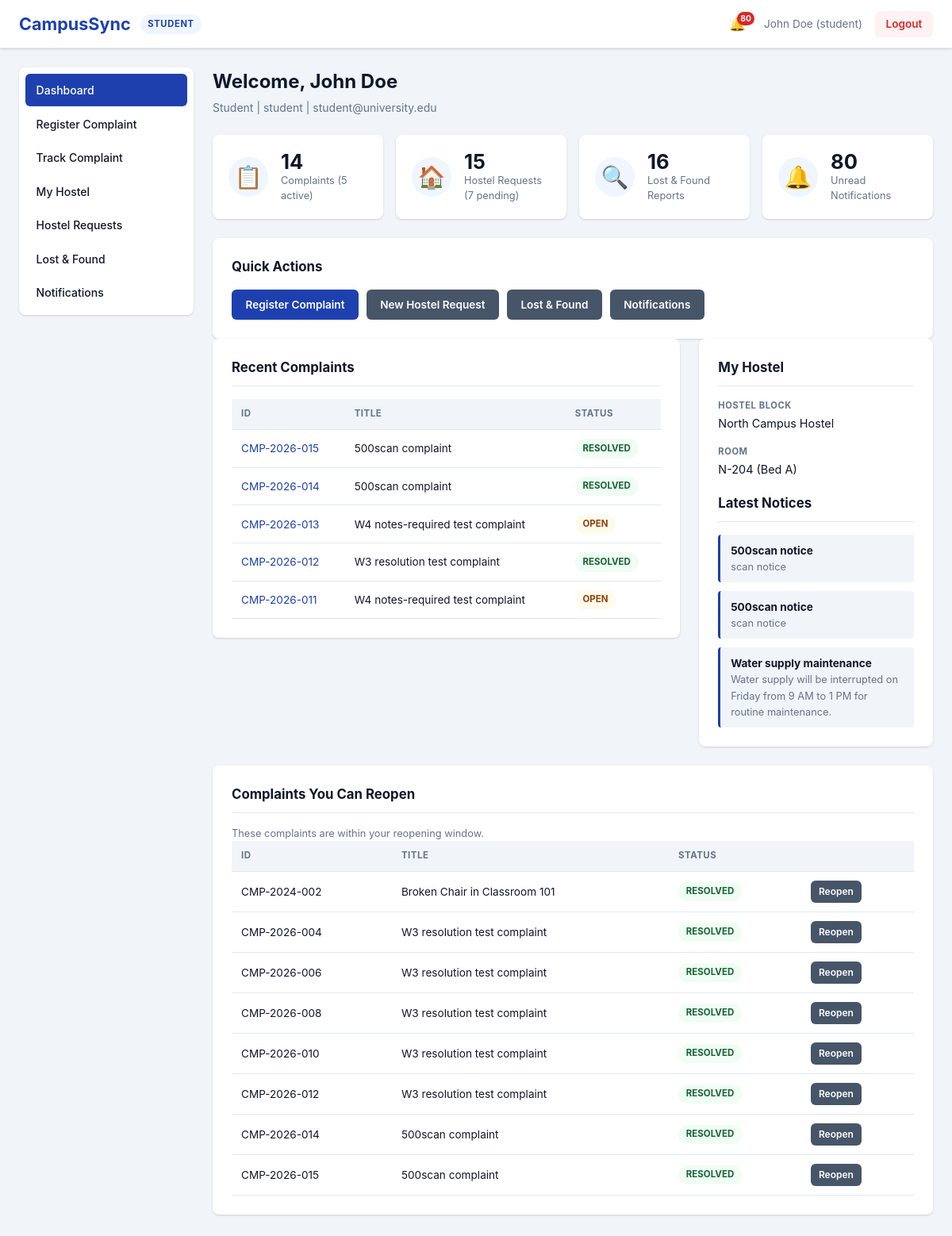
The page /student/dashboard (signed in) on the database its author committed.
### models.py (models this page shows, shortened)
class User(db.Model):
    __tablename__ = 'users'
    id = db.Column(db.Integer, primary_key=True)
    username = db.Column(db.String(80), unique=True, nullable=False)
    password_hash = db.Column(db.String(120), nullable=False)
    role = db.Column(db.String(20), nullable=False)  # student|warden|staff|lostfound|admin
    full_name = db.Column(db.String(100), nullable=False)
    email = db.Column(db.String(120), unique=True, nullable=False)
    created_at = db.Column(db.DateTime, default=datetime.utcnow)
    phone = db.Column(db.String(20))
    department_id = db.Column(db.Integer, db.ForeignKey('departments.id'), nullable=True)
    is_active = db.Column(db.Boolean, default=True)
    failed_login_attempts = db.Column(db.Integer, default=0)
    locked_until = db.Column(db.DateTime)
    last_login_at = db.Column(db.DateTime)
    complaints = db.relationship('Complaint', backref='student', lazy=True,
                                foreign_keys='Complaint.student_id')
    hostel_requests = db.relationship('HostelRequest', backref='student', lazy=True,
                                      foreign_keys='HostelRequest.student_id')
    notifications = db.relationship('Notification', backref='user', lazy=True)
    @property
    def role_label(self):
        return ROLE_LABELS.get(self.role, self.role)

class Complaint(db.Model):
    __tablename__ = 'complaints'
    id = db.Column(db.Integer, primary_key=True)
    complaint_id = db.Column(db.String(20), unique=True, nullable=False)
    student_id = db.Column(db.Integer, db.ForeignKey('users.id'), nullable=False)
    title = db.Column(db.String(200), nullable=False)
    category = db.Column(db.String(50), nullable=False)   # original free-text category
    description = db.Column(db.Text, nullable=False)
    status = db.Column(db.String(20), default='Submitted')
    created_at = db.Column(db.DateTime, default=datetime.utcnow)
    updated_at = db.Column(db.DateTime, default=datetime.utcnow, onupdate=datetime.utcnow)
    category_id = db.Column(db.Integer, db.ForeignKey('complaint_categories.id'), nullable=True)
    department_id = db.Column(db.Integer, db.ForeignKey('departments.id'), nullable=True)
    assigned_to_id = db.Column(db.Integer, db.ForeignKey('users.id'), nullable=True)
    attachment_path = db.Column(db.String(255))
    resolution_notes = db.Column(db.Text)
    escalation_note = db.Column(db.Text)
    reopen_count = db.Column(db.Integer, default=0)
    resolved_at = db.Column(db.DateTime)
    closed_at = db.Column(db.DateTime)
    sla_due_at = db.Column(db.DateTime)
    sla_breached = db.Column(db.Boolean, default=False)
    history = db.relationship('ComplaintHistory', backref='complaint',
                              lazy=True, cascade='all, delete-orphan',
                              order_by='ComplaintHistory.created_at')
    category_ref = db.relationship('ComplaintCategory', lazy=True)
    department = db.relationship('Department', lazy=True)
    assigned_to = db.relationship('User', foreign_keys=[assigned_to_id], lazy=True)

class HostelBlock(db.Model):
    __tablename__ = 'hostel_blocks'
    id = db.Column(db.Integer, primary_key=True)
    name = db.Column(db.String(100), unique=True, nullable=False)
    code = db.Column(db.String(20), unique=True)
    warden_id = db.Column(db.Integer, db.ForeignKey('users.id'), nullable=True)
    total_rooms = db.Column(db.Integer, default=0)
    description = db.Column(db.Text)
    is_active = db.Column(db.Boolean, default=True)
    created_at = db.Column(db.DateTime, default=datetime.utcnow)
    warden = db.relationship('User', foreign_keys=[warden_id], backref='warden_of_blocks')

class RoomAllocation(db.Model):
    __tablename__ = 'room_allocations'
    id = db.Column(db.Integer, primary_key=True)
    student_id = db.Column(db.Integer, db.ForeignKey('users.id'), nullable=False)
    hostel_block_id = db.Column(db.Integer, db.ForeignKey('hostel_blocks.id'), nullable=False)
    room_number = db.Column(db.String(20), nullable=False)
    bed_number = db.Column(db.String(10))
    allocated_from = db.Column(db.Date, default=date.today)
    is_active = db.Column(db.Boolean, default=True)
    created_at = db.Column(db.DateTime, default=datetime.utcnow)
    student = db.relationship('User', lazy=True)
    block = db.relationship('HostelBlock', lazy=True)

class HostelNotice(db.Model):
    __tablename__ = 'hostel_notices'
    id = db.Column(db.Integer, primary_key=True)
    hostel_block_id = db.Column(db.Integer, db.ForeignKey('hostel_blocks.id'), nullable=False)
    title = db.Column(db.String(200), nullable=False)
    message = db.Column(db.Text, nullable=False)
    created_by_id = db.Column(db.Integer, db.ForeignKey('users.id'), nullable=True)
    created_at = db.Column(db.DateTime, default=datetime.utcnow)
    block = db.relationship('HostelBlock', lazy=True)
    created_by = db.relationship('User', lazy=True)

### routes/student.py (the view)
@student_bp.route('/dashboard')
@student_required
def dashboard():
    user = current_user()
    uid = user.id
    complaints = Complaint.query.filter_by(student_id=uid).all()
    hostel_requests = HostelRequest.query.filter_by(student_id=uid).all()
    items = LostFoundItem.query.filter_by(student_id=uid).all()
    claims = Claim.query.filter_by(student_id=uid).all()
    open_complaints = [c for c in complaints if c.status in COMPLAINT_ACTIVE_STATUSES]
    pending_hostel = [r for r in hostel_requests if r.status == HR_PENDING]
    allocation = my_allocation()
    block = allocation.block if allocation else None
    notices = []
    if block:
        notices = HostelNotice.query.filter_by(hostel_block_id=block.id).order_by(
            HostelNotice.created_at.desc()).all()
    reopenable = []
    for c in complaints:
        if c.status in (CMPL_RESOLVED, CMPL_CLOSED):
            ok, _ = reopen_allowed(c)
            if ok:
                reopenable.append(c)
    return render_template(
        'student/dashboard.html',
        user=user,
        complaints_count=len(complaints),
        open_complaints=len(open_complaints),
        hostel_count=len(hostel_requests),
        pending_hostel=len(pending_hostel),
        lost_found_count=len(items),
        claims_count=len(claims),
        unread_notifications=unread_count(uid),
        allocation=allocation,
        block=block,
        notices=notices[:3],
        recent_complaints=sorted(complaints, key=lambda c: c.created_at or datetime.min,
                                 reverse=True)[:5],
        reopenable=reopenable,
    )

### routes/student.py (called while the page is built)
def my_allocation():
    return RoomAllocation.query.filter_by(student_id=session['user_id'], is_active=True).first()

### security.py (called while the page is built)
def get_setting(key, default=None):
    row = Setting.query.filter_by(key=key).first()
    if row and row.value is not None:
        return row.value
    if key in DEFAULT_SETTINGS:
        return DEFAULT_SETTINGS[key][0]
    return default

def get_setting_int(key, default=0):
    try:
        return int(get_setting(key, default))
    except (TypeError, ValueError):
        return default

def get_setting_bool(key, default=False):
    value = get_setting(key)
    if value is None:
        return default
    return str(value).strip().lower() in ('1', 'true', 'yes', 'on')

def current_user():
    user_id = session.get('user_id')
    if not user_id:
        return None
    return db.session.get(User, user_id)

def role_required(*roles):
    def decorator(view):
        @wraps(view)
        def wrapped(*args, **kwargs):
            user = current_user()
            if not user:
                flash('Please log in to access this page.', 'error')
                return redirect(url_for('auth.login'))
            if not user.is_active:
                session.clear()
                flash('Your account has been deactivated. Contact the administrator.', 'error')
                return redirect(url_for('auth.login'))
            if user.role not in roles:
                log_action(user, 'ACCESS_DENIED',
                           module=roles[0],
                           description='Role %s tried to open %s' % (user.role, request.path))
                return _deny()
            return view(*args, **kwargs)
        return wrapped
    return decorator

def unread_count(user_id):
    return Notification.query.filter_by(user_id=user_id, is_read=False).count()

### templates/student/dashboard.html (shortened to what this page needs)
{% extends 'base.html' %}
{% block content %}
<div class='dashboard'>
    <div class='dashboard-header'>
        <h2>Welcome, {{ user.full_name }}</h2>
        <p>{{ user.role_label }} | {{ user.username }} | {{ user.email }}</p>
    </div>
    <div class='stats-grid'>
        <div class='stat-card'>
            <div class='stat-icon'>📋</div>
            <div class='stat-info'>
                <h3>{{ complaints_count }}</h3>
                <p>Complaints ({{ open_complaints }} active)</p>
            </div>
        </div>
        <div class='stat-card'>
            <div class='stat-icon'>🏠</div>
            <div class='stat-info'>
                <h3>{{ hostel_count }}</h3>
                <p>Hostel Requests ({{ pending_hostel }} pending)</p>
            </div>
        </div>
        <div class='stat-card'>
            <div class='stat-icon'>🔍</div>
            <div class='stat-info'>
                <h3>{{ lost_found_count }}</h3>
                <p>Lost &amp; Found Reports</p>
            </div>
        </div>
        <div class='stat-card'>
            <div class='stat-icon'>🔔</div>
            <div class='stat-info'>
                <h3>{{ unread_notifications }}</h3>
                <p>Unread Notifications</p>
            </div>
        </div>
    </div>
    <div class='quick-actions'>
        <h3>Quick Actions</h3>
        <div class='action-buttons'>
            <a href='{{ url_for('student.register_complaint') }}' class='btn btn-primary'>Register Complaint</a>
            <a href='{{ url_for('student.hostel_request') }}' class='btn btn-secondary'>New Hostel Request</a>
            <a href='{{ url_for('student.lost_found') }}' class='btn btn-secondary'>Lost &amp; Found</a>
            <a href='{{ url_for('student.notifications') }}' class='btn btn-secondary'>Notifications</a>
        </div>
    </div>
    <div class='two-column'>
        <div class='table-card'>
            <h3>Recent Complaints</h3>
            {% if recent_complaints %}
            <div class='table-responsive'>
                <table class='data-table'>
                    <thead>
                        <tr><th>ID</th><th>Title</th><th>Status</th></tr>
                    </thead>
                    <tbody>
                        {% for c in recent_complaints %}
                        <tr>
                            <td><a href='{{ url_for('student.complaint_detail', complaint_pk=c.id) }}'>{{ c.complaint_id }}</a></td>
                            <td>{{ c.title }}</td>
                            <td><span class='status-badge status-{{ c.status|lower|replace(' ', '-') }}'>{{ c.status }}</span></td>
                        </tr>
                        {% endfor %}
                    </tbody>
                </table>
            </div>
            {% else %}
            <p class='empty-state'>You have not registered any complaints yet.</p>
            {% endif %}
        </div>
        <div class='table-card'>
            <h3>My Hostel</h3>
            {% if block %}
                <div class='detail-grid'>
                    <div class='detail-item'>
                        <span class='detail-label'>Hostel Block</span>
                        <span class='detail-value'>{{ block.name }}</span>
                    </div>
                    <div class='detail-item'>
                        <span class='detail-label'>Room</span>
                        <span class='detail-value'>{{ allocation.room_number }}{% if allocation.bed_number %} (Bed {{ allocation.bed_number }}){% endif %}</span>
                    </div>
                </div>
            {% else %}
                <p class='empty-state'>No hostel allocation is recorded for you.</p>
            {% endif %}
            {% if notices %}
            <h3 style='margin-top:1.25rem;'>Latest Notices</h3>
            <ul class='notice-list'>
                {% for n in notices %}
                <li><strong>{{ n.title }}</strong><br><span class='muted'>{{ n.message[:90] }}{% if n.message|length > 90 %}...{% endif %}</span></li>
                {% endfor %}
            </ul>
            {% endif %}
        </div>
    </div>
    {% if reopenable %}
    <div class='table-card'>
        <h3>Complaints You Can Reopen</h3>
        <p class='muted'>These complaints are within your reopening window.</p>
        <div class='table-responsive'>
            <table class='data-table'>
                <thead><tr><th>ID</th><th>Title</th><th>Status</th><th></th></tr></thead>
                <tbody>
                    {% for c in reopenable %}
                    <tr>
                        <td>{{ c.complaint_id }}</td>
                        <td>{{ c.title }}</td>
                        <td><span class='status-badge status-{{ c.status|lower|replace(' ', '-') }}'>{{ c.status }}</span></td>
                        <td><a href='{{ url_for('student.complaint_detail', complaint_pk=c.id) }}' class='btn btn-secondary btn-sm'>Reopen</a></td>
                    </tr>
                    {% endfor %}
                </tbody>
            </table>
        </div>
    </div>
    {% endif %}
</div>
{% endblock %}

### templates/base.html (shortened to what this page needs)
<!DOCTYPE html>
<html lang='en'>
<head>
    <link rel='stylesheet' href='{{ url_for('static', filename='css/style.css') }}'>
</head>
<body data-guard-exit="{{ 'true' if request.endpoint in ('student.dashboard', 'warden.dashboard', 'staff.dashboard', 'lostfound.dashboard', 'admin.dashboard') else 'false' }}" data-logout-url="{{ url_for('auth.logout') }}">
    <div class='app-container'>
        {% if session.user_id %}
        <header class='header'>
            <div class='header-left'>
                <h1 class='logo'>CampusSync</h1>
                <span class='role-badge {{ session.role }}'>{{ session.role }}</span>
            </div>
            <div class='header-right'>
                <a href='{{ url_for('student.notifications') if session.role == 'student' else url_for('admin.notifications') if session.role == 'admin' else '#' }}'
                   class='notification-indicator {% if unread_notifications|default(0) > 0 %}has-unread{% endif %}'>
                    <span class='bell'>🔔</span>
                    {% if unread_notifications|default(0) > 0 %}
                        <span class='badge'>{{ unread_notifications }}</span>
                    {% endif %}
                </a>
                <span class='user-info'>{{ session.full_name }} ({{ session.username }})</span>
                <a href='{{ url_for('auth.logout') }}' class='btn btn-logout'>Logout</a>
            </div>
        </header>
        <div class='main-container'>
            <nav class='sidebar'>
                <ul class='nav-menu'>
                    {% if session.role == 'student' %}
                    <li><a href='{{ url_for('student.dashboard') }}' class='nav-link {% if request.endpoint == 'student.dashboard' %}active{% endif %}'>Dashboard</a></li>
                    <li><a href='{{ url_for('student.register_complaint') }}' class='nav-link {% if request.endpoint == 'student.register_complaint' %}active{% endif %}'>Register Complaint</a></li>
                    <li><a href='{{ url_for('student.track_complaint') }}' class='nav-link {% if request.endpoint in ('student.track_complaint', 'student.complaint_detail') %}active{% endif %}'>Track Complaint</a></li>
                    <li><a href='{{ url_for('student.hostel') }}' class='nav-link {% if request.endpoint in ('student.hostel', 'student.hostel_request_detail') %}active{% endif %}'>My Hostel</a></li>
                    <li><a href='{{ url_for('student.hostel_request') }}' class='nav-link {% if request.endpoint == 'student.hostel_request' %}active{% endif %}'>Hostel Requests</a></li>
                    <li><a href='{{ url_for('student.lost_found') }}' class='nav-link {% if request.endpoint == 'student.lost_found' %}active{% endif %}'>Lost &amp; Found</a></li>
                    <li><a href='{{ url_for('student.notifications') }}' class='nav-link {% if request.endpoint == 'student.notifications' %}active{% endif %}'>Notifications</a></li>
                    {% endif %}
                </ul>
            </nav>
            <main class='content'>
                {% block content %}{% endblock %}
            </main>
        </div>
        {% else %}
            {% block login_content %}{% endblock %}
        {% endif %}
    </div>
</body>
</html>

### rows shown on the page
User: full_name "John Doe", role_label "Student", username "student", email "student@university.edu"
Complaint: complaint_id "CMP-2026-015", title "500scan complaint", status "RESOLVED"
Complaint: complaint_id "CMP-2026-014", title "500scan complaint", status "RESOLVED"
Complaint: complaint_id "CMP-2026-013", title "W4 notes-required test complaint", status "OPEN"
Complaint: complaint_id "CMP-2026-012", title "W3 resolution test complaint", status "RESOLVED"
Complaint: complaint_id "CMP-2026-011", title "W4 notes-required test complaint", status "OPEN"
HostelBlock: name "North Campus Hostel"
RoomAllocation: room_number "N-204", bed_number "A"
HostelNotice: title "500scan notice", message "scan notice"
HostelNotice: title "500scan notice", message "scan notice"
HostelNotice: title "Water supply maintenance", message "Water supply will be interrupted on Friday from 9 AM to 1 PM for routine maintenance."
Complaint: complaint_id "CMP-2024-002", title "Broken Chair in Classroom 101", status "RESOLVED"
Complaint: complaint_id "CMP-2026-004", title "W3 resolution test complaint", status "RESOLVED"
Complaint: complaint_id "CMP-2026-006", title "W3 resolution test complaint", status "RESOLVED"
Complaint: complaint_id "CMP-2026-008", title "W3 resolution test complaint", status "RESOLVED"
Complaint: complaint_id "CMP-2026-010", title "W3 resolution test complaint", status "RESOLVED"

### other values the page prints
{{ session.role }} "STUDENT"
{{ unread_notifications }} "80"
{{ session.username }} "student"
{{ complaints_count }} "14"
{{ open_complaints }} "5"
{{ hostel_count }} "15"
{{ pending_hostel }} "7"
{{ lost_found_count }} "16"
